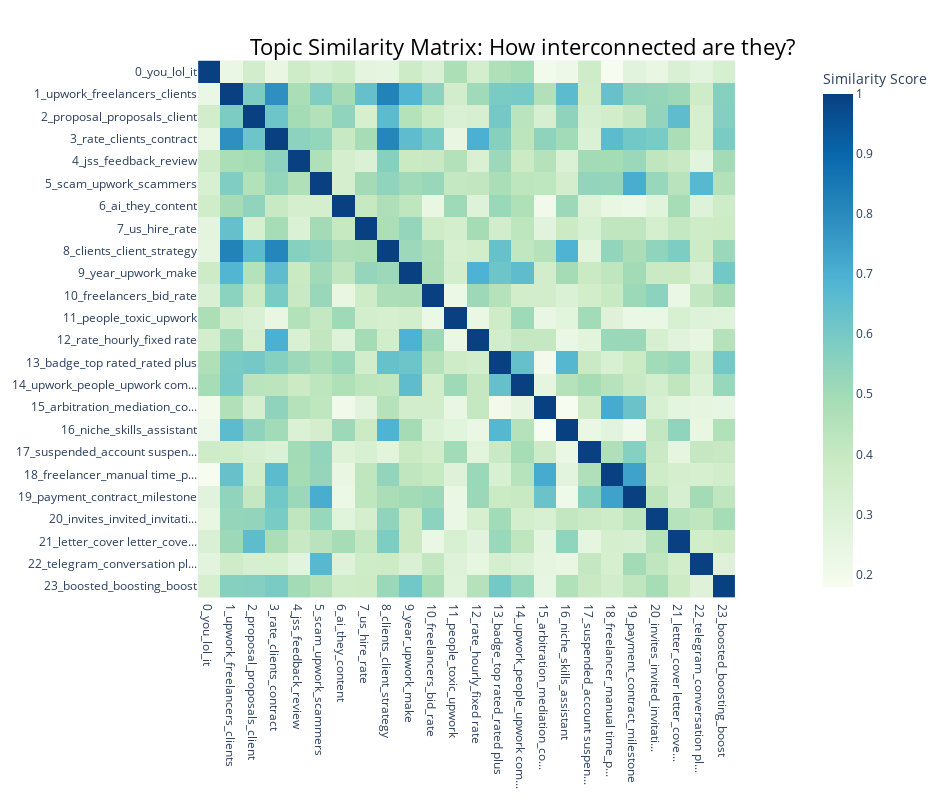

Notebook cell for this chart:
### Code cell
# model visualisations: similarity heatmap
topic_model.visualize_heatmap(title = "Topic Similarity Matrix: How interconnected are they?",width=950)

### Figure 1 — Plotly figure (JSON) as saved in the notebook; plotly's stock layout.template omitted (floating-point values rounded to 4 significant figures; data arrays with more than 128 entries replaced by an {"elided": "..."} marker saying what was removed)
{"data": [{"coloraxis": "coloraxis", "hovertemplate": "x: %{x}<br>y: %{y}<br>Similarity Score: %{z}<extra></extra>", "name": "0", "type": "heatmap", "x": ["0_you_lol_it", "1_upwork_freelancers_clients", "2_proposal_proposals_client", "3_rate_clients_contract", "4_jss_feedback_review", "5_scam_upwork_scammers", "6_ai_they_content", "7_us_hire_rate", "8_clients_client_strategy", "9_year_upwork_make", "10_freelancers_bid_rate", "11_people_toxic_upwork", "12_rate_hourly_fixed rate", "13_badge_top rated_rated plus", "14_upwork_people_upwork com...", "15_arbitration_mediation_co...", "16_niche_skills_assistant", "17_suspended_account suspen...", "18_freelancer_manual time_p...", "19_payment_contract_milestone", "20_invites_invited_invitati...", "21_letter_cover letter_cove...", "22_telegram_conversation pl...", "23_boosted_boosting_boost"], "xaxis": "x", "y": ["0_you_lol_it", "1_upwork_freelancers_clients", "2_proposal_proposals_client", "3_rate_clients_contract", "4_jss_feedback_review", "5_scam_upwork_scammers", "6_ai_they_content", "7_us_hire_rate", "8_clients_client_strategy", "9_year_upwork_make", "10_freelancers_bid_rate", "11_people_toxic_upwork", "12_rate_hourly_fixed rate", "13_badge_top rated_rated plus", "14_upwork_people_upwork com...", "15_arbitration_mediation_co...", "16_niche_skills_assistant", "17_suspended_account suspen...", "18_freelancer_manual time_p...", "19_payment_contract_milestone", "20_invites_invited_invitati...", "21_letter_cover letter_cove...", "22_telegram_conversation pl...", "23_boosted_boosting_boost"], "yaxis": "y", "z": {"elided": "24x24 float values"}}], "layout": {"coloraxis": {"colorbar": {"title": {"text": "Similarity Score"}}, "colorscale": [[0, "rgb(247,252,240)"], [0.125, "rgb(224,243,219)"], [0.25, "rgb(204,235,197)"], [0.375, "rgb(168,221,181)"], [0.5, "rgb(123,204,196)"], [0.625, "rgb(78,179,211)"], [0.75, "rgb(43,140,190)"], [0.875, "rgb(8,104,172)"], [1, "rgb(8,64,129)"]]}, "height": 800, "hoverlabel": {"bgcolor": "white", "font": {"family": "Rockwell", "size": 16}}, "legend": {"title": {"text": "Trend"}}, "margin": {"t": 60}, "showlegend": true, "title": {"font": {"color": "Black", "size": 22}, "text": "Topic Similarity Matrix: How interconnected are they?", "x": 0.55, "xanchor": "center", "y": 0.95, "yanchor": "top"}, "width": 950, "xaxis": {"anchor": "y", "constrain": "domain", "domain": [0, 1], "scaleanchor": "y"}, "yaxis": {"anchor": "x", "autorange": "reversed", "constrain": "domain", "domain": [0, 1]}}}
